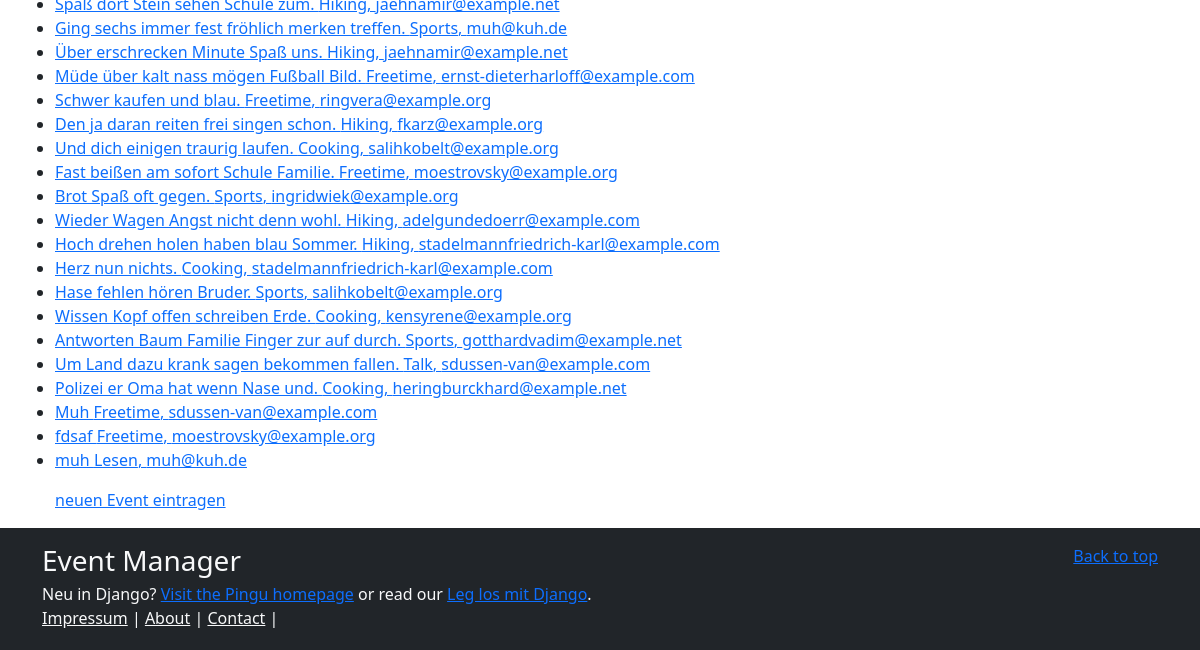
The page /events/ (signed in, lower part) on the database as committed earlier.
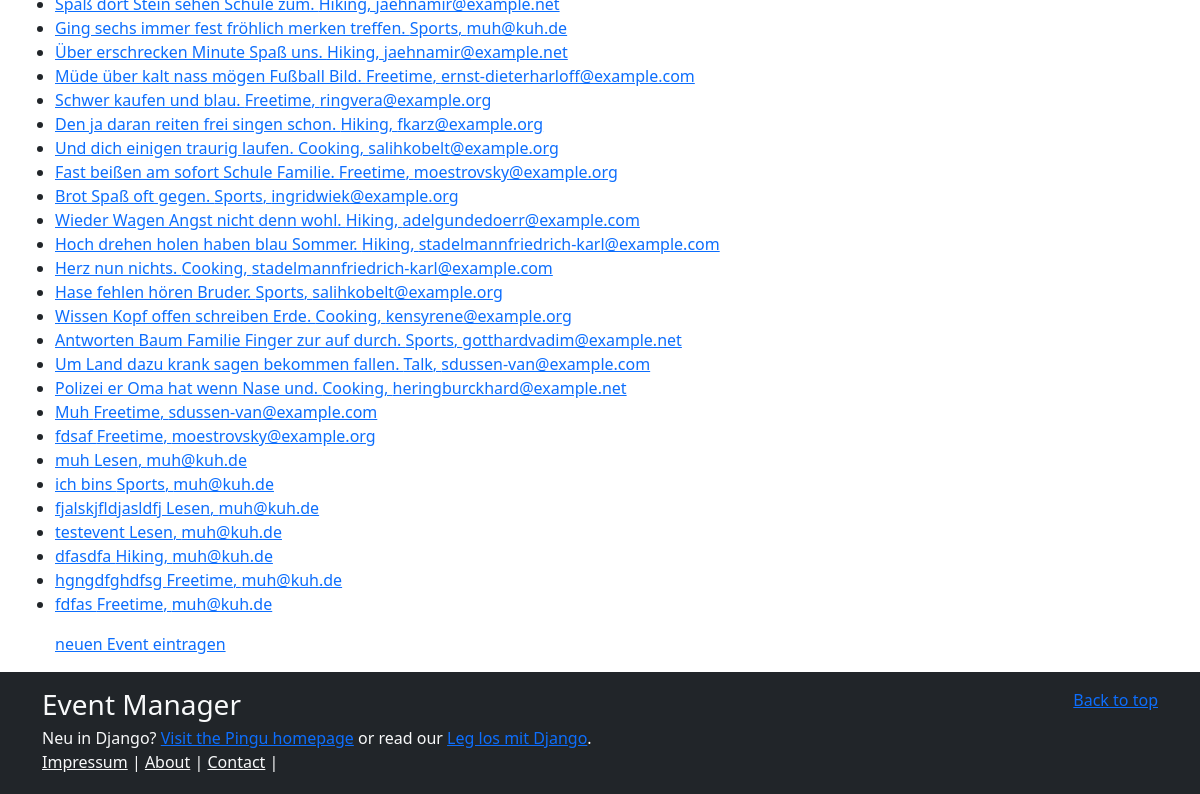
The same page on the database as committed later.
### events/models.py (models this page shows, shortened)
class DateMixin(models.Model):
    created_at = models.DateTimeField(auto_now_add=True)
    updated_at = models.DateTimeField(auto_now=True)
    class Meta:
        abstract = True

class Event(DateMixin):
    class Group(models.IntegerChoices):
        BIG = 10, "mittelgroße Gruppe"
        SMALL = 2, "sehr kleiner Gruppe"
        MEDIUM = 5, "kleine Gruppe"
        LARGE = 20, "sehr große Gruppe"
        UNLIMITED = 0, "ohne Limit"
    name = models.CharField(
        max_length=100,
        validators=[
            MinLengthValidator(3),
            MaxLengthValidator(100)
        ],
    )
    sub_title = models.CharField(
        max_length=100,
        null=True,
        blank=True)
    description = models.TextField(null=True, blank=True)
    is_active = models.BooleanField(default=True)  # Checkbox im Formular
    category = models.ForeignKey(
        Category,
        on_delete=models.CASCADE,
        related_name="events"
    )
    date = models.DateTimeField(validators=[datetime_in_future])
    min_group = models.IntegerField(choices=Group.choices)
    author = models.ForeignKey(
        User,
        on_delete=models.CASCADE,
        related_name="events"
    )
    objects = models.Manager()  # Event.objects.all()
    active_events = ActiveManager()  # Event.active_events.all()
    def __str__(self) -> str:
        return self.name
    def get_absolute_url(self):
        return reverse("events:event_detail", kwargs={"pk": self.pk})

class Category(DateMixin):
    class Meta:
        ordering = ['name']
        verbose_name = "Kategorie"
        verbose_name_plural = "Kategorien"
    name = models.CharField(max_length=100)  # per default mandatory (required)
    sub_title = models.CharField(
        max_length=100,
        null=True,
        blank=True
    )
    description = models.TextField(null=True, blank=True)  # optionales Feld
    def __str__(self) -> str:
        return self.name

### user/models.py (models this page shows)
class User(AbstractUser):
    address = models.CharField(max_length=250, blank=True, null=True)

### events/views.py (the view)
class EventListView(ListView):
    model = Event
    queryset = Event.objects.prefetch_related("category", "author").all()

### events/templates/events/event_list.html (shortened to what this page needs)
{% extends "base.html" %}
{% block content %}
<ul>
    {%  for event in object_list %}
    <li>
        <a href="{{event.get_absolute_url}}">
            {{event}} {{event.category}}, {{event.author.email}}
        </a>
    </li>
    {% endfor %}
</ul>
<p>
    <a href="{% url 'events:event_add' %}">neuen Event eintragen</a>
</p>
{% endblock %}

### event_manager/templates/base.html (shortened to what this page needs)
<!DOCTYPE html>
{% load i18n %}
{% load static %}
<html lang='de' class="h-100">
<head>
<link href="https://cdn.jsdelivr.net/npm/bootstrap@5.1.3/dist/css/bootstrap.min.css" rel="stylesheet">
<link href="{% static 'css/style.css' %}" rel="stylesheet" />
</head>
<body class="d-flex flex-column h-100">
<main class="flex-shrink-0">
<div class="container">
<div class="row">
  {% block content %}{% endblock %}
</div>
</div>
</main>
<footer class="footer mt-auto py-3 text-light bg-dark">
  <div class="container">
    <p class="float-end mb-1">
      <a href="#">Back to top</a>
    </p>
    <h3 class="mb-1">Event Manager</h3>
    <p class="mb-0">Neu in Django? <a href="/">Visit the Pingu homepage</a> or read our <a href="https://djangoheros.spielprinzip.com">Leg los mit Django</a>.</p>
  </div>
  <div class="container">
    <p class="mb-1">
      <a href="#" class="link-light">Impressum</a> |
      <a href="#" class="link-light">About</a> |
      <a href="#" class="link-light">Contact</a> |
    </p>
  </div>
</footer>
</body>
</html>

### static/css/style.css (style rules this page uses)
main > .container { padding: 20px 25px 0; }

Rows that differ between the two databases and show on the page:
added Event: name "ich bins", category "Sports", author.email "muh@kuh.de"
added Event: name "fjalskjfldjasldfj", category "Lesen", author.email "muh@kuh.de"
added Event: name "testevent", category "Lesen", author.email "muh@kuh.de"
added Event: name "dfasdfa", category "Hiking", author.email "muh@kuh.de"
added Event: name "hgngdfghdfsg", category "Freetime", author.email "muh@kuh.de"
added Event: name "fdfas", category "Freetime", author.email "muh@kuh.de"
